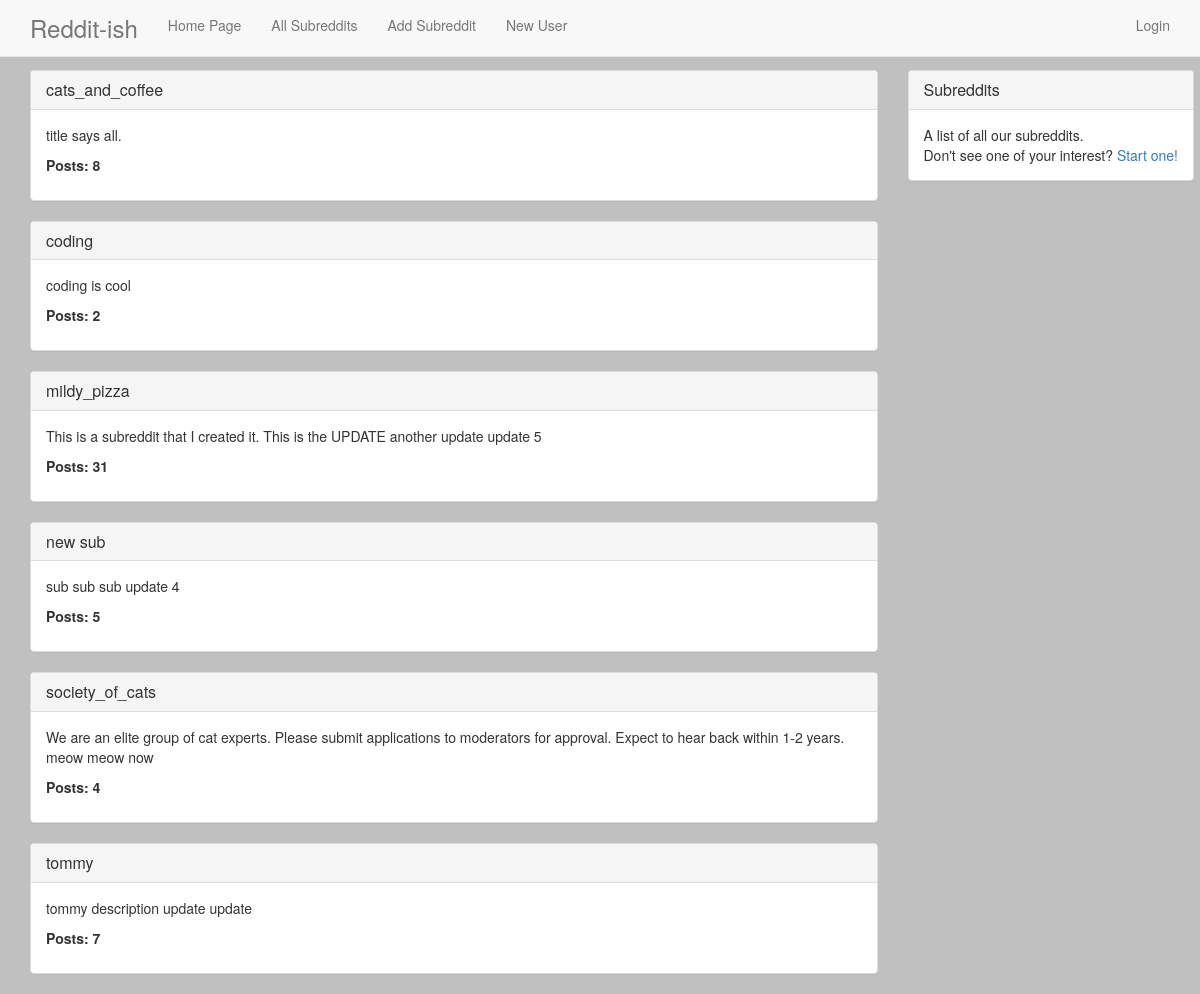
The page /subreddits/ on the database its author committed.
### reddit_app/models.py (models this page shows, shortened)
class Subreddit(models.Model):
    name = models.CharField(max_length=50, unique=True)
    description = models.TextField()
    creation = models.DateTimeField(auto_now_add=True)
    def current_count(self):
        return self.post_set.count()
    def __str__(self):
        return self.name
    class Meta:
        ordering = ("name",)

### reddit_app/views.py (the view)
# urls.py: url(r'^subreddits/$', SubredditView.as_view(), name='subreddit_view'),
class SubredditView(ListView):
    template_name = 'subreddits.html'
    model = Subreddit

### templates/subreddits.html
{% extends 'base.html' %}
{% block content %}
<div class="row">
<div class="col-md-9">
  {% for subreddit in object_list %}
  <div class="panel panel-default">
    <div class="panel-heading">
        <h3 class="panel-title"><a href="{% url 'subreddit_detail_view' subreddit.id %}">{{ subreddit }}</a></h3>
    </div>
    <div class="panel-body">
        <p>
            {{ subreddit.description }}
        </p>
        <p>
            <b>Posts: {{ subreddit.current_count }}</b>
        </p>
    </div>
  </div>
    {% endfor %}
</div>
<div class="col-md-3">
  <div class="affix">
  <div class="panel panel-default">
    <div class="panel-heading">
      <h3 class='panel-title'>Subreddits</h3>
    </div>
    <div class="panel-body">
      A list of all our subreddits.
      <br>
      Don't see one of your interest? <a href="{% url 'subreddit_create_view' %}">Start one!</a>
    </div>
  </div>
</div>
</div>
</div>
</div>
{% endblock %}

### templates/base.html (style rules this page uses)
body { background-color: silver; padding-top: 70px; }

### rows shown on the page
Subreddit: name "cats_and_coffee", description "title says all.", current_count "8"
Subreddit: name "coding", description "coding is cool", current_count "2"
Subreddit: name "mildy_pizza", description "This is a subreddit that I created it. This is the UPDATE another update update 5", current_count "31"
Subreddit: name "new sub", description "sub sub sub update 4", current_count "5"
Subreddit: name "society_of_cats", description "We are an elite group of cat experts. Please submit applications to moderators for approval. Expect to hear back within 1-2 years. meow meow now", current_count "4"
Subreddit: name "tommy", description "tommy description update update", current_count "7"
